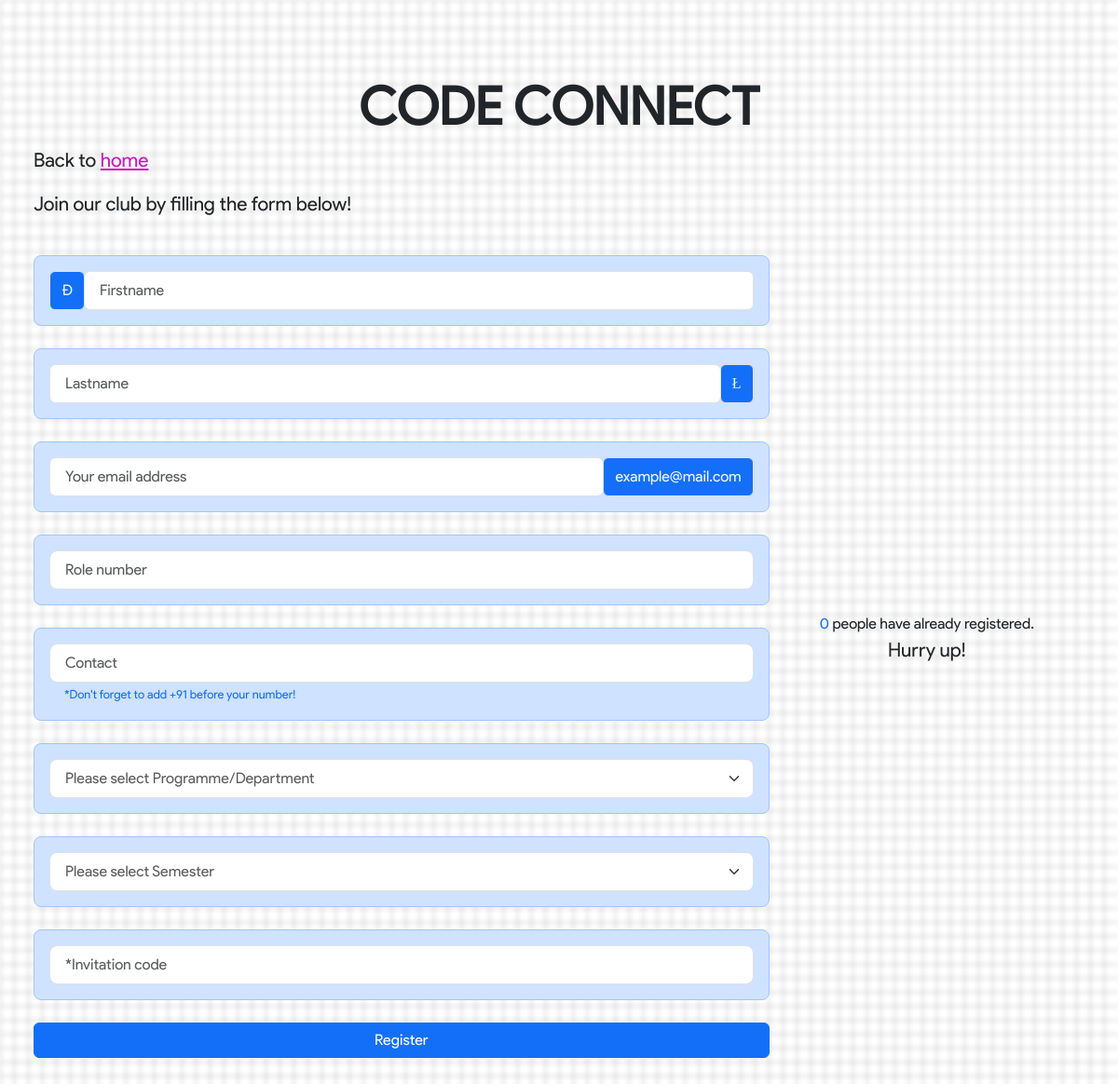
Before: /members/registration/ with the older database file.
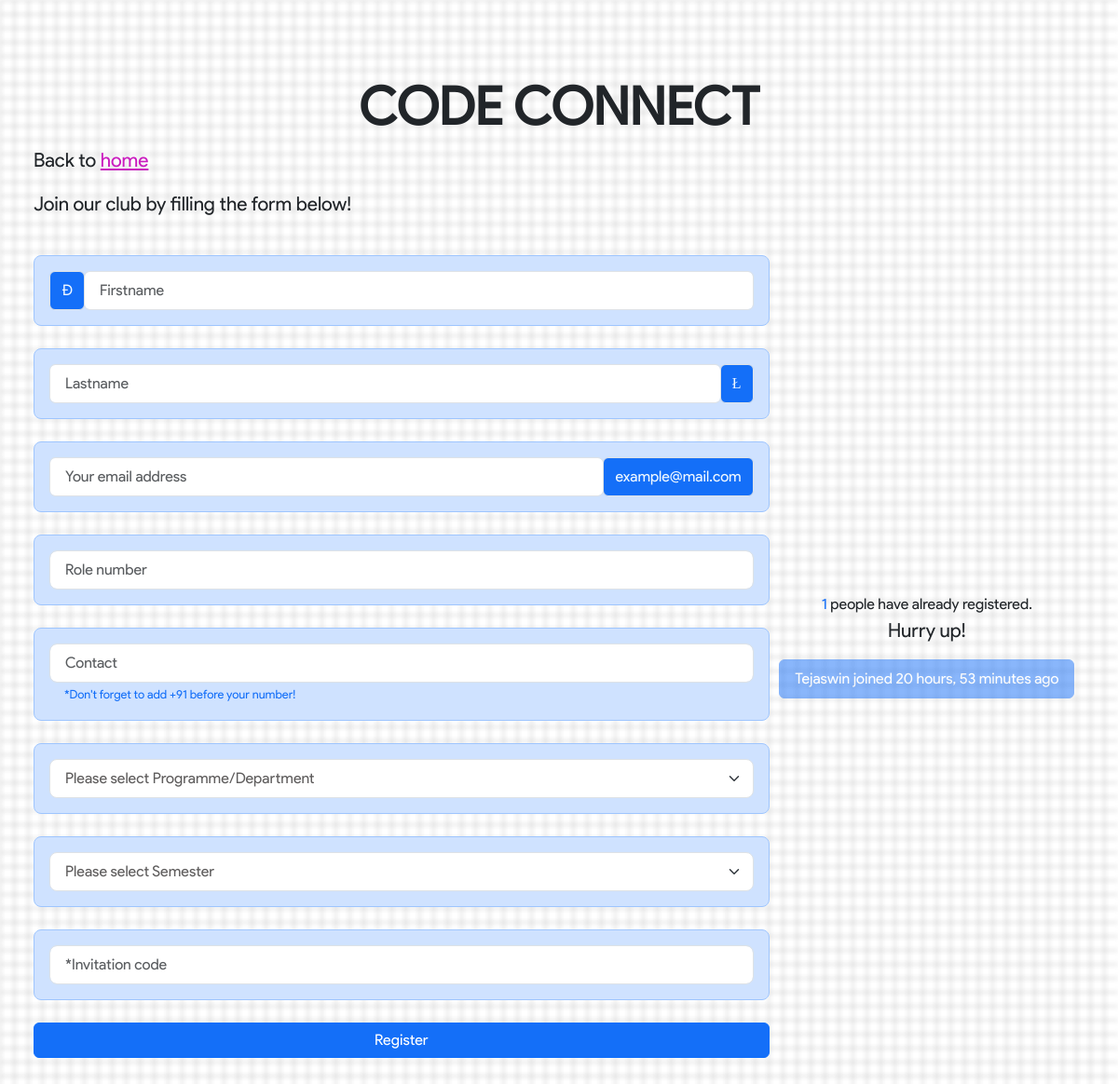
After: the same page with the newer database file.
### members/models.py (models this page shows, shortened)
class Member(models.Model):
    user = models.OneToOneField(
        settings.AUTH_USER_MODEL,
        on_delete=models.SET_NULL,
        null=True, blank=True,
        related_name="member",
    )
    firstname = models.CharField(max_length=100)
    lastname = models.CharField(max_length=100)
    email = models.EmailField(max_length=100, unique=True)
    roll = models.CharField(max_length=10, unique=True, verbose_name="roll number")
    about = models.CharField(max_length=256, blank=True, help_text="Tell others about yourself")
    contact = PhoneNumberField(null=False, blank=False, unique=True, help_text="eg. +91 96XXXXXXX", verbose_name="phone number")
    date_joined = models.DateTimeField(auto_now_add=True)
    has_graduated = models.BooleanField(default=False)
    CSE = {'tag': "CSE", 'roll_fmt': "BECSE", 'name': "Computer Science & Engineering"}
    CCS = {'tag': "CCS", 'roll_fmt': "BECCS", 'name': "Computer Science & Cyber Security"}
    ECE = {'tag': "ECE", 'roll_fmt': "BEECE", 'name': "Electronics and Communication Engineering"}
    AVI = {'tag': "AVI", 'roll_fmt': "BEAVI", 'name': "Avionics"}
    PROGRAMMES = [CSE, CCS, ECE, AVI]
    PROGRAMME_CHOICES= {prog['tag']: prog['name'] for prog in PROGRAMMES}
    programme = models.CharField(max_length=3, choices=PROGRAMME_CHOICES, null=False, blank=False, default='')
    SEMESTER_CHOICES = [
        ("1", "1st Semester"), ("2", "2nd Semester"),
        ("3", "3rd Semester"), ("4", "4th Semester"),
        ("5", "5th Semester"), ("6", "6th Semester"),
        ("7", "7th Semester"), ("8", "8th Semester"),
    ]
    semester = models.CharField(max_length=1, choices=SEMESTER_CHOICES, null=False, blank=False, default='')
    def profile_pic_path(instance, filename):
        return f'members/{instance.programme}/{instance.date_joined.strftime("%Y")}/sem{instance.semester}/{filename}'
    profile_pic = models.ImageField(upload_to=profile_pic_path, max_length=500, default='defaults/profile.png')

### members/views.py (the view)
# urls.py: path("registration/", views.register, name="member_registration"),
def register(request):
    context = {}
    if request.method == "POST":
        form = MemberForm(request.POST)
        if form.is_valid():
            print("code:", form.cleaned_data['invitation_code'])
            form.save()
            return redirect('home:index')
    else:
        if invitation_code:= request.GET.get('invite', None):
            form = MemberForm(initial={'invitation_code':invitation_code})
        else:
            form = MemberForm()
        members = Member.objects.all().order_by('-date_joined')
        context['total'] = len(members)
        context['members'] = members[:5]
    context['form'] = form
    return render(request, "members/registeration.html", context)

### members/forms.py
class MemberForm(ModelForm):
    template_name = "members/memberForm.html"
    invitation_code = forms.CharField(max_length=10)
    class Meta:
        model = Member
        fields = [
            'firstname',
            'lastname',
            'email',
            'roll',
            'contact',
            'programme',
            'semester',
        ]
    def __init__(self, *args, **kwargs):
        super(MemberForm, self).__init__(*args, **kwargs)
        self.fields['programme'].choices = [('', 'Please select Programme/Department')] + list(self.fields['programme'].choices)
        self.fields['semester'].choices = [('', 'Please select Semester')] + list(self.fields['semester'].choices)

### members/templates/members/registeration.html (shortened to what this page needs)
{% extends "base_blur.html" %}
{% block styles %}
    {% load static %}
    <link rel="stylesheet" href="{% static 'members/styles.css' %}?{% now 'U' %}">
    <link href="https://cdn.jsdelivr.net/npm/bootstrap@5.3.3/dist/css/bootstrap.min.css" rel="stylesheet">
{% endblock %}
{% block content_desktop  %}
    <div class="page-heading"> CODE CONNECT </div>
    <p >Back to <a href="/">home</a></p>
    <p style="margin-bottom: 2vh;">Join our club by filling the form below!</p>
    <div id="desktop-center-division" >
        <form action="{% url 'members:member_registration' %}" method="post" style="flex: 1;">
            {{ form }}
            <input type="submit" class="btn btn-primary mb-3 submit" value="Register">
        </form>
        <span id="right-span">
                <div id="right-span-center">
                        <div>
                                <div><span class="colored">{{ total }} </span>people have already registered. <p>Hurry up!</p></div>
                                <ul class="list-group">
                                    {% for member in members %}
                                        {% if forloop.first %}
                                            <li class="list-group-item active" aria-current="true">{{member.firstname}} joined {{member.date_joined|timesince}} ago</li>
                                        {% elif forloop.last %}
                                            <li class="list-group-item"><span class="colored">{{member.firstname}}</span> joined {{member.date_joined|timesince}} ago</li>
                                            <li class="list-group-item" id="dynamic-text" aria-current="true">....</li>
                                        {% else %}
                                            <li class="list-group-item"><span class="colored">{{member.firstname}}</span> joined {{member.date_joined|timesince}} ago</li>
                                        {% endif %}
                                    {% endfor %}
                                </ul>
                        </div>
                </div>
        </span>
    </div>
{% endblock %}

### templates/base_blur.html (shortened to what this page needs)
{% load static %}
<!DOCTYPE html>
<html lang="en">
    <head>
        <link rel="stylesheet" href="{% static 'base.css' %}">
        {% block styles %}
        {% endblock %}
    </head>
    <body>
        <div class="content">
            <div id="desktop-template">
                {% block content_desktop  %}
                {% endblock %}
            </div>
        </div>
    </body>
</html>

### members/templates/members/memberForm.html (shortened to what this page needs)
{% load widget_tweaks %}
<div class="mb-3">
    <div class="input-group p-3 text-primary-emphasis bg-primary-subtle border border-primary-subtle rounded-3">
        <span class="input-group-text rounded">Ð</span>
        {% render_field form.firstname class+="form-control form-control-lg rounded" placeholder="Firstname" %}
    </div>
</div>
<div class="mb-3">
    <div class="input-group p-3 text-primary-emphasis bg-primary-subtle border border-primary-subtle rounded-3">
        {% render_field form.lastname class+="form-control form-control-lg rounded" placeholder="Lastname" %}
        <span class="input-group-text rounded">Ł</span>
    </div>
</div>
<div class="mb-3" style="margin-bottom: 0vh !important;">
    <div class="input-group p-3 text-primary-emphasis bg-primary-subtle border border-primary-subtle rounded-3">
        {% render_field form.email class+="form-control form-control-lg rounded" placeholder="Your email address" %}
        <span class="input-group-text rounded">example@mail.com</span>
    </div>
</div>
<div class="mb-3 ">
    <div class="p-3 text-primary-emphasis bg-primary-subtle border border-primary-subtle rounded-3">
        {% render_field form.roll class+="form-control form-control-lg" placeholder="Role number" %}
    </div>
</div>
<div class="mb-3">
    <div class="p-3 text-primary-emphasis bg-primary-subtle border border-primary-subtle rounded-3">
        {% render_field form.contact class+="form-control form-control-lg" placeholder="Contact" %}
        <div class="form-text">
            *Don't forget to add +91 before your number!
        </div>
    </div>
</div>
<div class="mb-3">
    <div class="p-3 text-primary-emphasis bg-primary-subtle border border-primary-subtle rounded-3">
        {% render_field form.programme class+="form-select form-select-lg" %}
    </div>
</div>
<div class="mb-3">
    <div class="p-3 text-primary-emphasis bg-primary-subtle border border-primary-subtle rounded-3">
        {% render_field form.semester class+="form-select form-select-lg" placeholder="Semester" %}
    </div>
</div>
<div class="mb-3">
    <div class="p-3 text-primary-emphasis bg-primary-subtle border border-primary-subtle rounded-3">
        {% render_field form.invitation_code class+="form-control form-control-lg" placeholder="*Invitation code" %}
    </div>
</div>

### global_static/base.css (style rules this page uses)
#mobile-template, #desktop-template { display: none; }
@media only screen and (min-width: 769px) { #desktop-template { display: block; } }

### members/static/members/styles.css (style rules this page uses)
a { color: #ca1bbf !important; font-family: 'Product Sans'; }
#mobile-template, #desktop-template { font-family: 'Product Sans'; margin: 3vw; }
#desktop-template .page-heading { text-align: center; font-size: 3.5em; font-weight: bold; padding-top: 3vw; }
#desktop-template p { font-size: 1.3em; }
#desktop-template form { width: 60%; }
.submit { margin-top: 3vh; width: 100%; background-color: #146ff8 !important; }
#desktop-center-division { display: flex; justify-content: space-between; }
#right-span { flex: 0 0 30%; text-align: center; }
#right-span-center { display: flex; justify-content: center; align-items: center; height: 100%; font-family: 'Product Sans'; }
.colored { color: #146ff8; }
.list-group-item { background-color: transparent !important; border: 0.5px solid #146ff8 !important; }
.active { background-color: #146ff8 !important; opacity: 0.5; }

### members/templates/members/memberForm.html (style rules this page uses)
.form-select-lg { color: rgb(95, 93, 93); }
.form-control, .form-select { width: 100%; font-size: 1rem; }
.form-text { color: #146ff8; display: inline-block; font-size: 0.8rem; line-height: 15px; margin-left: 1rem; }
.input-group { margin-bottom: 0vh !important; }
.mb-3 { margin-bottom: 0vh !important; }
.input-group-text { background-color: #146ff8; color: aliceblue; }

Changed rows visible on the page:
added Member: firstname "Tejaswin", date_joined "20 hours, 53 minutes"
Other visible differences:
{{ total }}: "0" → "1"
